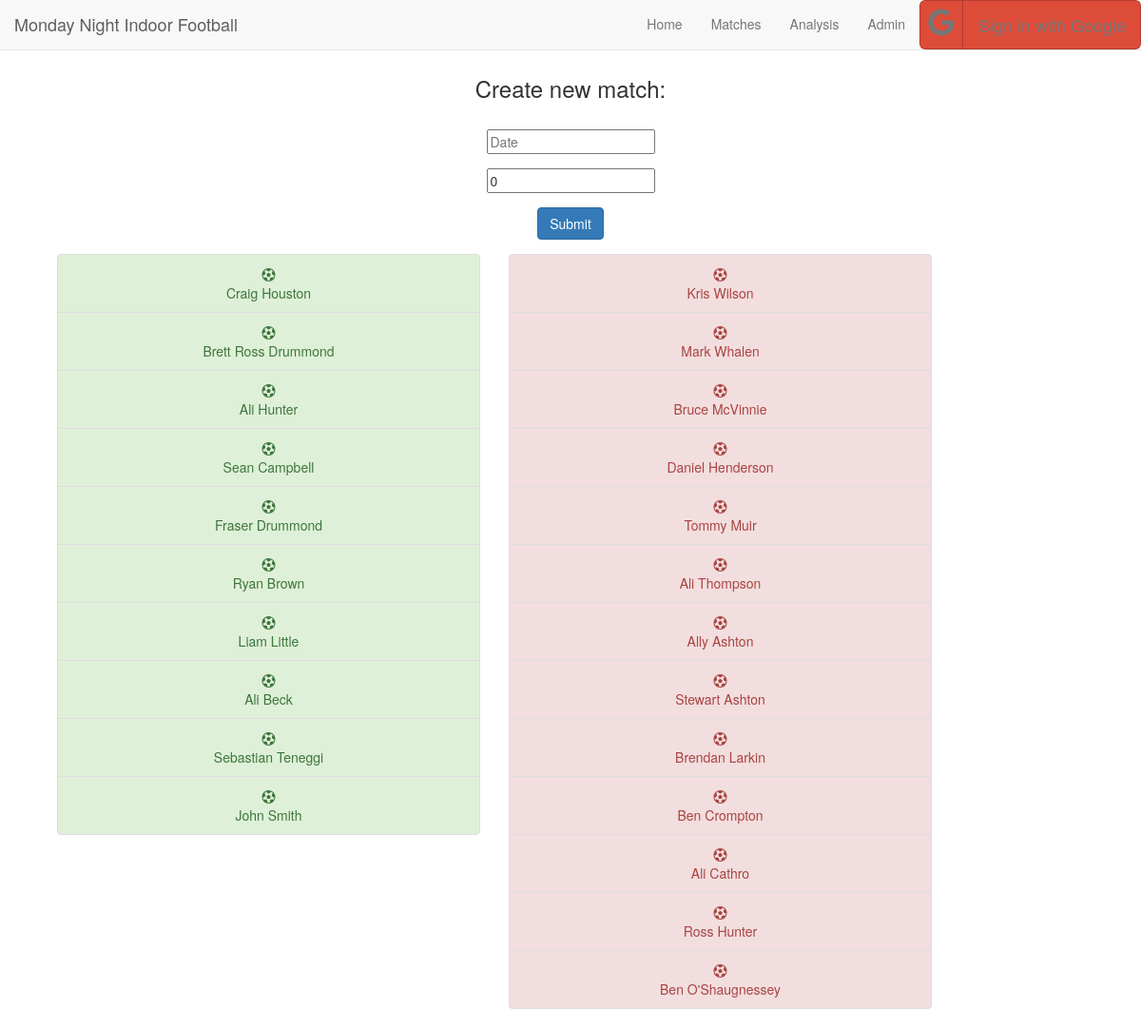
The app's page /matches/new/ with its own data.
### www/models.py (models this page shows, shortened)
class Player(models.Model):
    firstname = models.CharField(max_length=30)
    lastname = models.CharField(max_length=30)
    image = models.CharField(max_length=200, blank=True, null=True)

### www/views.py (the view)
# urls.py: url(r'^matches/new/$', views.matches_new, name='matches_new'),
def matches_new(request):
    if (request.method == 'POST'):
        form = MatchForm(request.POST)
        if form.is_valid():
            form.save(commit=True)
        return redirect('/')
    else:
        form = MatchForm()
        included_players = Player.objects.all().annotate(
                                        num_appearances=Count('appearance')
                                        ).order_by('-num_appearances')[:10]
        excluded_players = Player.objects.all().annotate(
                                        num_appearances=Count('appearance')
                                        ).order_by('-num_appearances')[10:]
    return render(request, 'matches_edit.html', {'form':form,
        'included_players':included_players,
        'excluded_players':excluded_players})

### www/forms.py
class MatchForm(forms.ModelForm):
    class Meta:
        model = Match
        fields = ['date', 'cost']
    def __init__(self, *args, **kwargs):
        super(MatchForm, self).__init__(*args, **kwargs)
        self.helper = FormHelper()
        self.helper.form_class = 'form-horizontal'
        self.helper.label_class = 'col-lg-2'
        self.helper.field_class = 'col-lg-8'
        self.helper.field_template = 'bootstrap3/layout/inline_field.html'
        self.helper.add_input(Submit('submit', 'Submit'))

### www/templates/matches_edit.html (shortened to what this page needs)
{% extends 'base.html' %}
{% load staticfiles %}
{% load crispy_forms_tags %}
{% block content %}
<div class="container text-center">
  {% if 'new' in request.path %}
    <h3>Create new match:</h3>
  {% endif %}
  <br>
  {% crispy form form.helper %}
  <div class="container text-center">
    <div class="col-sm-5">
      <div id="includedPlayerList" class="list-group">
        {% for player in included_players %}
          <div id="included-player" class="list-group-item list-group-item-success">
            <span class="fa fa-soccer-ball-o" aria-hidden="true"></span>
            <div class="{{ player.id }}">{{ player.firstname }} {{ player.lastname }}
            </div>
          </div>
        {% endfor %}
      </div>
    </div>
    <div class="col-sm-5">
      <div id="excludedPlayerList" class="list-group">
        {% for player in excluded_players %}
          <div id="excluded-player" class="list-group-item list-group-item-danger">
            <span class="fa fa-soccer-ball-o" aria-hidden="true"></span>
            <div class="{{ player.id }}">{{ player.firstname }} {{ player.lastname }}
            </div>
          </div>
        {% endfor %}
      </div>
    </div>
  </div>
</div>
{% endblock %}

### records on screen
Player: firstname "Craig", lastname "Houston"
Player: firstname "Brett", lastname "Ross Drummond"
Player: firstname "Ali", lastname "Hunter"
Player: firstname "Sean", lastname "Campbell"
Player: firstname "Fraser", lastname "Drummond"
Player: firstname "Ryan", lastname "Brown"
Player: firstname "Liam", lastname "Little"
Player: firstname "Ali", lastname "Beck"
Player: firstname "Sebastian", lastname "Teneggi"
Player: firstname "John", lastname "Smith"
Player: firstname "Kris", lastname "Wilson"
Player: firstname "Mark", lastname "Whalen"
Player: firstname "Bruce", lastname "McVinnie"
Player: firstname "Daniel", lastname "Henderson"
Player: firstname "Tommy", lastname "Muir"
Player: firstname "Ali", lastname "Thompson"
Player: firstname "Ally", lastname "Ashton"
Player: firstname "Stewart", lastname "Ashton"
Player: firstname "Brendan", lastname "Larkin"
Player: firstname "Ben", lastname "Crompton"
Player: firstname "Ali", lastname "Cathro"
Player: firstname "Ross", lastname "Hunter"
Player: firstname "Ben", lastname "O'Shaugnessey"
